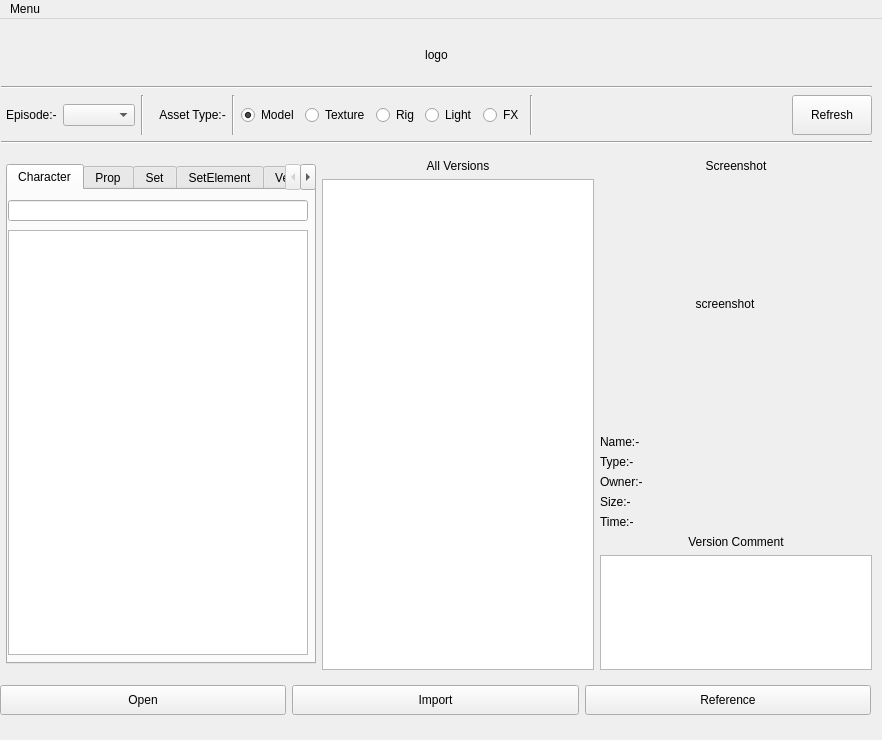
<?xml version="1.0" encoding="UTF-8"?>
<ui version="4.0">
 <class>bs_assetManagerMainWin</class>
 <widget class="QMainWindow" name="bs_assetManagerMainWin">
  <property name="geometry">
   <rect>
    <x>0</x>
    <y>0</y>
    <width>882</width>
    <height>740</height>
   </rect>
  </property>
  <property name="sizePolicy">
   <sizepolicy hsizetype="Fixed" vsizetype="Fixed">
    <horstretch>0</horstretch>
    <verstretch>0</verstretch>
   </sizepolicy>
  </property>
  <property name="minimumSize">
   <size>
    <width>882</width>
    <height>740</height>
   </size>
  </property>
  <property name="maximumSize">
   <size>
    <width>882</width>
    <height>740</height>
   </size>
  </property>
  <property name="windowTitle">
   <string>Bioscopewala Asset Manager</string>
  </property>
  <widget class="QWidget" name="centralwidget">
   <widget class="QWidget" name="layoutWidget">
    <property name="geometry">
     <rect>
      <x>1</x>
      <y>11</y>
      <width>871</width>
      <height>118</height>
     </rect>
    </property>
    <layout class="QVBoxLayout" name="verticalLayout_4">
     <item>
      <widget class="QLabel" name="logo_lbl">
       <property name="sizePolicy">
        <sizepolicy hsizetype="Preferred" vsizetype="Fixed">
         <horstretch>0</horstretch>
         <verstretch>1</verstretch>
        </sizepolicy>
       </property>
       <property name="minimumSize">
        <size>
         <width>0</width>
         <height>50</height>
        </size>
       </property>
       <property name="maximumSize">
        <size>
         <width>16777215</width>
         <height>50</height>
        </size>
       </property>
       <property name="statusTip">
        <string>ui logo</string>
       </property>
       <property name="text">
        <string>logo</string>
       </property>
       <property name="alignment">
        <set>Qt::AlignCenter</set>
       </property>
      </widget>
     </item>
     <item>
      <widget class="Line" name="line_3">
       <property name="orientation">
        <enum>Qt::Horizontal</enum>
       </property>
      </widget>
     </item>
     <item>
      <layout class="QHBoxLayout" name="horizontalLayout_3">
       <property name="leftMargin">
        <number>5</number>
       </property>
       <item>
        <widget class="QLabel" name="episode_lbl">
         <property name="text">
          <string>Episode:-</string>
         </property>
        </widget>
       </item>
       <item>
        <widget class="QComboBox" name="episode_cBox"/>
       </item>
       <item>
        <widget class="Line" name="line_5">
         <property name="orientation">
          <enum>Qt::Vertical</enum>
         </property>
        </widget>
       </item>
       <item>
        <widget class="QLabel" name="label_7">
         <property name="sizePolicy">
          <sizepolicy hsizetype="Fixed" vsizetype="Preferred">
           <horstretch>0</horstretch>
           <verstretch>0</verstretch>
          </sizepolicy>
         </property>
         <property name="text">
          <string>   Asset Type:-</string>
         </property>
        </widget>
       </item>
       <item>
        <widget class="Line" name="line">
         <property name="orientation">
          <enum>Qt::Vertical</enum>
         </property>
        </widget>
       </item>
       <item>
        <widget class="QRadioButton" name="model_RB">
         <property name="text">
          <string>Model</string>
         </property>
         <property name="checked">
          <bool>true</bool>
         </property>
        </widget>
       </item>
       <item>
        <widget class="QRadioButton" name="texture_RB">
         <property name="text">
          <string>Texture</string>
         </property>
        </widget>
       </item>
       <item>
        <widget class="QRadioButton" name="rig_RB">
         <property name="text">
          <string>Rig</string>
         </property>
        </widget>
       </item>
       <item>
        <widget class="QRadioButton" name="light_RB">
         <property name="text">
          <string>Light</string>
         </property>
        </widget>
       </item>
       <item>
        <widget class="QRadioButton" name="fx_RB">
         <property name="text">
          <string>FX</string>
         </property>
        </widget>
       </item>
       <item>
        <widget class="Line" name="line_2">
         <property name="orientation">
          <enum>Qt::Vertical</enum>
         </property>
        </widget>
       </item>
       <item>
        <spacer name="horizontalSpacer">
         <property name="orientation">
          <enum>Qt::Horizontal</enum>
         </property>
         <property name="sizeHint" stdset="0">
          <size>
           <width>40</width>
           <height>20</height>
          </size>
         </property>
        </spacer>
       </item>
       <item>
        <widget class="QPushButton" name="bsAm_refresh_pb">
         <property name="sizePolicy">
          <sizepolicy hsizetype="Minimum" vsizetype="MinimumExpanding">
           <horstretch>0</horstretch>
           <verstretch>0</verstretch>
          </sizepolicy>
         </property>
         <property name="minimumSize">
          <size>
           <width>0</width>
           <height>40</height>
          </size>
         </property>
         <property name="maximumSize">
          <size>
           <width>16777215</width>
           <height>40</height>
          </size>
         </property>
         <property name="text">
          <string>Refresh</string>
         </property>
        </widget>
       </item>
      </layout>
     </item>
     <item>
      <widget class="Line" name="line_4">
       <property name="orientation">
        <enum>Qt::Horizontal</enum>
       </property>
      </widget>
     </item>
    </layout>
   </widget>
   <widget class="QWidget" name="layoutWidget">
    <property name="geometry">
     <rect>
      <x>1</x>
      <y>140</y>
      <width>871</width>
      <height>511</height>
     </rect>
    </property>
    <layout class="QHBoxLayout" name="horizontalLayout_2">
     <item>
      <layout class="QVBoxLayout" name="verticalLayout">
       <property name="leftMargin">
        <number>5</number>
       </property>
       <item>
        <widget class="QTabWidget" name="bsAm_asset_tw">
         <property name="sizePolicy">
          <sizepolicy hsizetype="Fixed" vsizetype="Fixed">
           <horstretch>0</horstretch>
           <verstretch>0</verstretch>
          </sizepolicy>
         </property>
         <property name="minimumSize">
          <size>
           <width>310</width>
           <height>425</height>
          </size>
         </property>
         <property name="maximumSize">
          <size>
           <width>300</width>
           <height>500</height>
          </size>
         </property>
         <property name="currentIndex">
          <number>0</number>
         </property>
         <widget class="QWidget" name="chars_tab">
          <attribute name="title">
           <string>Character</string>
          </attribute>
          <widget class="QListWidget" name="bsAm_chars_lw">
           <property name="geometry">
            <rect>
             <x>0</x>
             <y>40</y>
             <width>300</width>
             <height>425</height>
            </rect>
           </property>
           <property name="sizePolicy">
            <sizepolicy hsizetype="Fixed" vsizetype="Fixed">
             <horstretch>0</horstretch>
             <verstretch>0</verstretch>
            </sizepolicy>
           </property>
           <property name="minimumSize">
            <size>
             <width>300</width>
             <height>425</height>
            </size>
           </property>
           <property name="maximumSize">
            <size>
             <width>300</width>
             <height>425</height>
            </size>
           </property>
          </widget>
          <widget class="QLineEdit" name="bsAm_charSearch_LE">
           <property name="geometry">
            <rect>
             <x>0</x>
             <y>10</y>
             <width>300</width>
             <height>21</height>
            </rect>
           </property>
           <property name="minimumSize">
            <size>
             <width>300</width>
             <height>21</height>
            </size>
           </property>
           <property name="maximumSize">
            <size>
             <width>300</width>
             <height>21</height>
            </size>
           </property>
          </widget>
         </widget>
         <widget class="QWidget" name="props_tab">
          <attribute name="title">
           <string>Prop</string>
          </attribute>
          <widget class="QListWidget" name="bsAm_props_lw">
           <property name="geometry">
            <rect>
             <x>0</x>
             <y>40</y>
             <width>300</width>
             <height>425</height>
            </rect>
           </property>
           <property name="sizePolicy">
            <sizepolicy hsizetype="Fixed" vsizetype="Fixed">
             <horstretch>0</horstretch>
             <verstretch>0</verstretch>
            </sizepolicy>
           </property>
           <property name="minimumSize">
            <size>
             <width>300</width>
             <height>425</height>
            </size>
           </property>
           <property name="maximumSize">
            <size>
             <width>300</width>
             <height>425</height>
            </size>
           </property>
          </widget>
          <widget class="QLineEdit" name="bsAm_propSearch_LE">
           <property name="geometry">
            <rect>
             <x>0</x>
             <y>10</y>
             <width>300</width>
             <height>21</height>
            </rect>
           </property>
           <property name="minimumSize">
            <size>
             <width>300</width>
             <height>21</height>
            </size>
           </property>
           <property name="maximumSize">
            <size>
             <width>300</width>
             <height>21</height>
            </size>
           </property>
          </widget>
         </widget>
         <widget class="QWidget" name="sets_tab">
          <attribute name="title">
           <string>Set</string>
          </attribute>
          <widget class="QListWidget" name="bsAm_sets_lw">
           <property name="geometry">
            <rect>
             <x>0</x>
             <y>40</y>
             <width>300</width>
             <height>425</height>
            </rect>
           </property>
           <property name="sizePolicy">
            <sizepolicy hsizetype="Expanding" vsizetype="Expanding">
             <horstretch>0</horstretch>
             <verstretch>0</verstretch>
            </sizepolicy>
           </property>
           <property name="minimumSize">
            <size>
             <width>300</width>
             <height>425</height>
            </size>
           </property>
           <property name="maximumSize">
            <size>
             <width>300</width>
             <height>425</height>
            </size>
           </property>
          </widget>
          <widget class="QLineEdit" name="bsAm_setSearch_LE">
           <property name="geometry">
            <rect>
             <x>0</x>
             <y>10</y>
             <width>300</width>
             <height>21</height>
            </rect>
           </property>
           <property name="minimumSize">
            <size>
             <width>300</width>
             <height>21</height>
            </size>
           </property>
           <property name="maximumSize">
            <size>
             <width>300</width>
             <height>21</height>
            </size>
           </property>
          </widget>
         </widget>
         <widget class="QWidget" name="setElements_tab">
          <attribute name="title">
           <string>SetElement</string>
          </attribute>
          <widget class="QListWidget" name="bsAm_setElems_lw">
           <property name="geometry">
            <rect>
             <x>0</x>
             <y>40</y>
             <width>300</width>
             <height>425</height>
            </rect>
           </property>
           <property name="minimumSize">
            <size>
             <width>300</width>
             <height>425</height>
            </size>
           </property>
           <property name="maximumSize">
            <size>
             <width>300</width>
             <height>425</height>
            </size>
           </property>
          </widget>
          <widget class="QLineEdit" name="bsAm_setElementSearch_LE">
           <property name="geometry">
            <rect>
             <x>0</x>
             <y>10</y>
             <width>300</width>
             <height>21</height>
            </rect>
           </property>
           <property name="minimumSize">
            <size>
             <width>300</width>
             <height>21</height>
            </size>
           </property>
           <property name="maximumSize">
            <size>
             <width>300</width>
             <height>21</height>
            </size>
           </property>
          </widget>
         </widget>
         <widget class="QWidget" name="vehicles_tab">
          <attribute name="title">
           <string>Vehicle</string>
          </attribute>
          <widget class="QListWidget" name="bsAm_vehicles_lw">
           <property name="geometry">
            <rect>
             <x>0</x>
             <y>40</y>
             <width>300</width>
             <height>425</height>
            </rect>
           </property>
           <property name="minimumSize">
            <size>
             <width>300</width>
             <height>425</height>
            </size>
           </property>
           <property name="maximumSize">
            <size>
             <width>300</width>
             <height>425</height>
            </size>
           </property>
          </widget>
          <widget class="QLineEdit" name="bsAm_vehicleSearch_LE">
           <property name="geometry">
            <rect>
             <x>0</x>
             <y>10</y>
             <width>300</width>
             <height>21</height>
            </rect>
           </property>
           <property name="minimumSize">
            <size>
             <width>300</width>
             <height>21</height>
            </size>
           </property>
           <property name="maximumSize">
            <size>
             <width>300</width>
             <height>21</height>
            </size>
           </property>
          </widget>
         </widget>
        </widget>
       </item>
      </layout>
     </item>
     <item>
      <layout class="QVBoxLayout" name="verticalLayout_3">
       <item>
        <widget class="QLabel" name="label_5">
         <property name="text">
          <string>All Versions</string>
         </property>
         <property name="alignment">
          <set>Qt::AlignCenter</set>
         </property>
        </widget>
       </item>
       <item>
        <widget class="QListWidget" name="bsAm_assetVersions_lw"/>
       </item>
      </layout>
     </item>
     <item>
      <layout class="QVBoxLayout" name="verticalLayout_2">
       <item>
        <widget class="QLabel" name="label_6">
         <property name="text">
          <string>Screenshot</string>
         </property>
         <property name="alignment">
          <set>Qt::AlignCenter</set>
         </property>
        </widget>
       </item>
       <item>
        <widget class="QLabel" name="imageView_lbl">
         <property name="sizePolicy">
          <sizepolicy hsizetype="Preferred" vsizetype="MinimumExpanding">
           <horstretch>0</horstretch>
           <verstretch>0</verstretch>
          </sizepolicy>
         </property>
         <property name="minimumSize">
          <size>
           <width>250</width>
           <height>250</height>
          </size>
         </property>
         <property name="maximumSize">
          <size>
           <width>250</width>
           <height>250</height>
          </size>
         </property>
         <property name="text">
          <string>screenshot</string>
         </property>
         <property name="alignment">
          <set>Qt::AlignCenter</set>
         </property>
        </widget>
       </item>
       <item>
        <layout class="QGridLayout" name="gridLayout">
         <item row="2" column="1">
          <widget class="QLabel" name="owner_lbl">
           <property name="text">
            <string/>
           </property>
          </widget>
         </item>
         <item row="0" column="0">
          <widget class="QLabel" name="label">
           <property name="text">
            <string>Name:-</string>
           </property>
          </widget>
         </item>
         <item row="0" column="1">
          <widget class="QLabel" name="name_lbl">
           <property name="text">
            <string/>
           </property>
          </widget>
         </item>
         <item row="1" column="1">
          <widget class="QLabel" name="type_lbl">
           <property name="text">
            <string/>
           </property>
          </widget>
         </item>
         <item row="1" column="0">
          <widget class="QLabel" name="label_2">
           <property name="text">
            <string>Type:-</string>
           </property>
          </widget>
         </item>
         <item row="2" column="0">
          <widget class="QLabel" name="label_3">
           <property name="text">
            <string>Owner:-</string>
           </property>
          </widget>
         </item>
         <item row="3" column="0">
          <widget class="QLabel" name="label_8">
           <property name="text">
            <string>Size:-</string>
           </property>
          </widget>
         </item>
         <item row="4" column="0">
          <widget class="QLabel" name="label_9">
           <property name="text">
            <string>Time:-</string>
           </property>
          </widget>
         </item>
         <item row="3" column="1">
          <widget class="QLabel" name="size_lbl">
           <property name="text">
            <string/>
           </property>
          </widget>
         </item>
         <item row="4" column="1">
          <widget class="QLabel" name="time_lbl">
           <property name="text">
            <string/>
           </property>
          </widget>
         </item>
        </layout>
       </item>
       <item>
        <widget class="QLabel" name="label_4">
         <property name="text">
          <string>Version Comment</string>
         </property>
         <property name="alignment">
          <set>Qt::AlignCenter</set>
         </property>
        </widget>
       </item>
       <item>
        <widget class="QTextEdit" name="bsAm_versionInfo_TE"/>
       </item>
      </layout>
     </item>
    </layout>
   </widget>
   <widget class="QWidget" name="layoutWidget">
    <property name="geometry">
     <rect>
      <x>0</x>
      <y>660</y>
      <width>871</width>
      <height>42</height>
     </rect>
    </property>
    <layout class="QHBoxLayout" name="horizontalLayout">
     <item>
      <widget class="QPushButton" name="bsAm_open_pb">
       <property name="sizePolicy">
        <sizepolicy hsizetype="Minimum" vsizetype="MinimumExpanding">
         <horstretch>0</horstretch>
         <verstretch>0</verstretch>
        </sizepolicy>
       </property>
       <property name="minimumSize">
        <size>
         <width>0</width>
         <height>30</height>
        </size>
       </property>
       <property name="maximumSize">
        <size>
         <width>16777215</width>
         <height>30</height>
        </size>
       </property>
       <property name="text">
        <string>Open</string>
       </property>
      </widget>
     </item>
     <item>
      <widget class="QPushButton" name="bsAm_import_pb">
       <property name="sizePolicy">
        <sizepolicy hsizetype="Minimum" vsizetype="MinimumExpanding">
         <horstretch>0</horstretch>
         <verstretch>0</verstretch>
        </sizepolicy>
       </property>
       <property name="minimumSize">
        <size>
         <width>0</width>
         <height>30</height>
        </size>
       </property>
       <property name="maximumSize">
        <size>
         <width>16777215</width>
         <height>30</height>
        </size>
       </property>
       <property name="text">
        <string>Import</string>
       </property>
      </widget>
     </item>
     <item>
      <widget class="QPushButton" name="bsAm_reference_pb">
       <property name="sizePolicy">
        <sizepolicy hsizetype="Minimum" vsizetype="MinimumExpanding">
         <horstretch>0</horstretch>
         <verstretch>0</verstretch>
        </sizepolicy>
       </property>
       <property name="minimumSize">
        <size>
         <width>0</width>
         <height>30</height>
        </size>
       </property>
       <property name="maximumSize">
        <size>
         <width>16777215</width>
         <height>30</height>
        </size>
       </property>
       <property name="text">
        <string>Reference</string>
       </property>
      </widget>
     </item>
    </layout>
   </widget>
  </widget>
  <widget class="QMenuBar" name="menubar">
   <property name="geometry">
    <rect>
     <x>0</x>
     <y>0</y>
     <width>882</width>
     <height>21</height>
    </rect>
   </property>
   <widget class="QMenu" name="menuMenu">
    <property name="title">
     <string>Menu</string>
    </property>
    <addaction name="actionExit"/>
   </widget>
   <addaction name="menuMenu"/>
  </widget>
  <action name="actionExit">
   <property name="text">
    <string>Exit</string>
   </property>
  </action>
 </widget>
 <resources/>
 <connections>
  <connection>
   <sender>actionExit</sender>
   <signal>triggered()</signal>
   <receiver>bs_assetManagerMainWin</receiver>
   <slot>close()</slot>
   <hints>
    <hint type="sourcelabel">
     <x>-1</x>
     <y>-1</y>
    </hint>
    <hint type="destinationlabel">
     <x>444</x>
     <y>370</y>
    </hint>
   </hints>
  </connection>
 </connections>
</ui>
